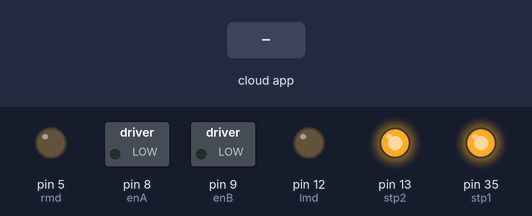
This sketch was run on a simulated Arduino Mega 2560, built with avr-gcc and run on an emulated ATmega2560. On the bench: switched loads named in the sketch (green lamp = pin HIGH), output pins drawn as LEDs (lit = HIGH). The inputs (shaded band) are chosen by the test bench. The ROS host is connected and sends only what is stated; what the sketch prints to the serial monitor is not drawn.

Above: at 1.2 s.
1.3 s: the phone or cloud app sets linear.x to -100
At 2.2 s:
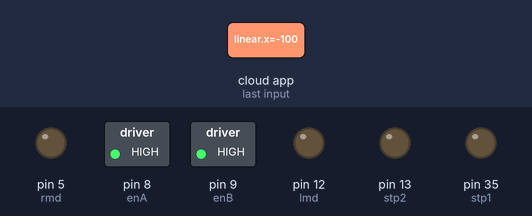
2.8 s: the phone or cloud app sets linear.x to 100
At 3.2 s:
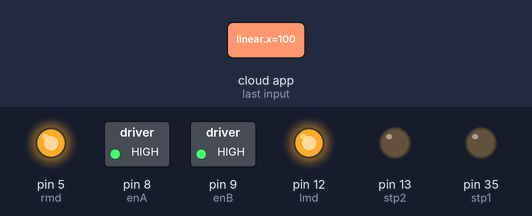
4.3 s: the phone or cloud app sets linear.x to 0
At 4.6 s:
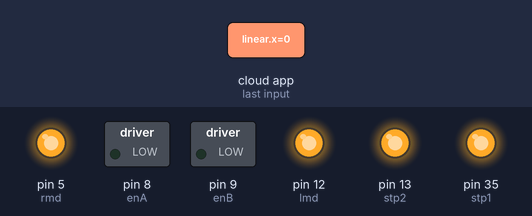
5.8 s: the phone or cloud app sets angular.z to -100
At 6.6 s:
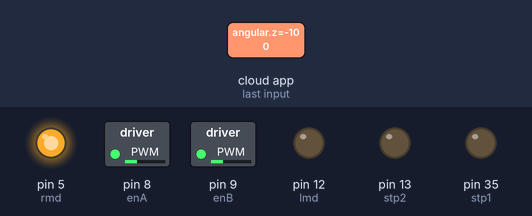
7.3 s: the phone or cloud app sets angular.z to 0
At 7.9 s:
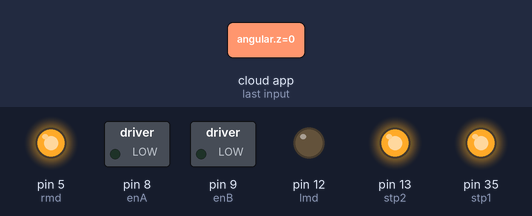
8.8 s: the phone or cloud app sets angular.z to 100
At 9.1 s:
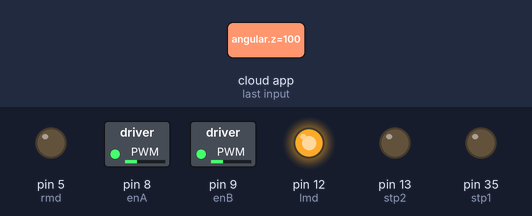
Timing chart, 0 to 11.3 s (numbered marks = the images above; inputs shaded):
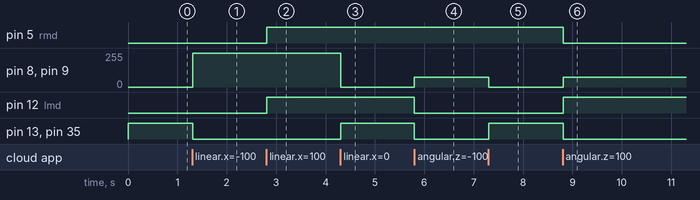

The sketch:

raptor-bigbot-mega-ros.ino
```cpp
/*
    DIY Arduino based RC Transmitter Project
              == Receiver Code ==

  by Dejan Nedelkovski, www.HowToMechatronics.com
  Library: TMRh20/RF24, https://github.com/tmrh20/RF24/
*/
#include <Arduino.h>
#include <SPI.h>
#include <nRF24L01.h>
#include <RF24.h>
#include <printf.h>
#include <ros.h>
#include <std_msgs/String.h>
#include <std_msgs/Int16.h>
#include <geometry_msgs/Twist.h>
#include <ros/time.h>

#define enA 8
#define enB 9
#define rmd 5
#define lmd 12
#define stp1 35
#define stp2 13

ros::NodeHandle  nh;

RF24 radio(10, 53);   // nRF24L01 (CE, CSN)
const byte address[6] = "00001";

unsigned long lastReceiveTime = 0;
unsigned long currentTime = 0;

// Max size of this struct is 32 bytes - NRF24L01 buffer limit
struct Data_Package {
  int j1PotX;
  int j1PotY;
  int j1Button;
};

Data_Package data; //Create a variable with the above structure

float wheel1;
float wheel2;

float wheel1a;
float wheel2a;

float demandx;
float demandz;

unsigned long currentMillis;
unsigned long previousMillis;
int loopTime = 10;

// ** ROS callback & subscriber **

void velCallback(  const geometry_msgs::Twist& vel)
{
     demandx = vel.linear.x;
     demandz = vel.angular.z;

     demandx = constrain(demandx,-1,1);     // try to keep it under control
     demandz = constrain(demandz,-1,1);

     demandx = demandx * 350;
     demandz = demandz * 75;
}

std_msgs::Int16 str_msg;
ros::Subscriber<geometry_msgs::Twist> sub("cmd_vel" , velCallback);     //create a subscriber for ROS cmd_vel topic


void setup() {
  Serial.begin(9600);
  printf_begin();
  Serial.println("RaptorBot");
//  radio.begin();
//  radio.openReadingPipe(0, address);
  //radio.setAutoAck(false);
//  radio.setDataRate(RF24_250KBPS);
//  radio.setPALevel(RF24_PA_LOW);
//  radio.setChannel(124);
//  radio.printDetails();
//  radio.startListening(); //  Set the module as receiver
//  resetData();
  pinMode(rmd, OUTPUT);
  pinMode(lmd, OUTPUT);
  pinMode(enA, OUTPUT);
  pinMode(enB, OUTPUT);
  pinMode(stp1, OUTPUT);
  pinMode(stp2,OUTPUT);
  nh.initNode();              // init ROS
  nh.subscribe(sub);          // subscribe to cmd_vel
}

void loop() {


  // Check whether there is data to be received
//  if (radio.available()) {
//    radio.read(&data, sizeof(Data_Package)); // Read the whole data and store it into the 'data' structure
//  lastReceiveTime = millis(); // At this moment we have received the data

  nh.spinOnce();

  // Check whether we keep receving data, or we have a connection between the two modules
  currentTime = millis();
  if ( currentTime - lastReceiveTime > 1000 ) { // If current time is more then 1 second since we have recived the last data, that means we have lost connection
    resetData(); // If connection is lost, reset the data. It prevents unwanted behavior, for example if a drone has a throttle up and we lose connection, it can keep flying unless we reset the values
  }

        // put data into usable values
//        demandx = map(data.j1PotY, 0, 1023, -100, 100);
//        demandz = map(data.j1PotX, 0, 1023, -65, 65);

        // work out the two values for differential drive of each wheel

        wheel1 = demandx - (demandz);
        wheel2 = demandx + (demandz);

        wheel1 = constrain(wheel1,-255,255);
        wheel2 = constrain(wheel2,-255,255);


        // drive motors


        if (wheel1 > 30) {
          wheel1a = wheel1;
          analogWrite(enA, wheel1a);
          digitalWrite(rmd, HIGH);
          digitalWrite(stp1, LOW);
        }
        else if (wheel1 < -30) {
          wheel1a = wheel1 * -1;
          analogWrite(enA, wheel1a);
          digitalWrite(rmd, LOW);
          digitalWrite(stp1, LOW);
        }
        else {
          wheel1a = 0;
          analogWrite(enA, wheel1a);
          digitalWrite(stp1, HIGH);
        }

        // other motor

        if (wheel2 > 30) {
          wheel2a = wheel2;
          analogWrite(enB, wheel2a);
          digitalWrite(lmd, HIGH);
          digitalWrite(stp2, LOW);
        }
        else if (wheel2 < -30) {
          wheel2a = wheel2 * -1;
          analogWrite(enB, wheel2a);
          digitalWrite(lmd, LOW);
          digitalWrite(stp2, LOW);
        }
        else {
          wheel2a = 0;
          analogWrite(enB, wheel2a);
          digitalWrite(stp2, HIGH);
        }


//  }
  // Print the data in the Serial Monitor
//  Serial.print("j1PotX: ");
//  Serial.print(data.j1PotX);
//  Serial.print("  j1PotY: ");
//  Serial.print(data.j1PotY);
//  Serial.print("  enA: ");
//  Serial.print(wheel1a);
//  Serial.print("  enB: ");
//  Serial.print(wheel2a);
//  Serial.print("  j1Button: ");
//  Serial.println(data.j1Button);

  delay(10);
}

void resetData() {
  // Reset the values when there is no radio connection - Set initial default values
  data.j1PotX = 515;
  data.j1PotY = 523;
  data.j1Button = 1;
}
```

Measured:
- after the input at 1.3 s, pin 8 (enA), pin 9 (enB): 0/255 → 255/255 at once; pin 13 (stp2), pin 35 (stp1): HIGH → LOW at once
- after the input at 2.8 s, pin 5 (rmd), pin 12 (lmd): LOW → HIGH at once
- after the input at 4.3 s, pin 8 (enA), pin 9 (enB): 255/255 → 0/255 at once; pin 13 (stp2), pin 35 (stp1): LOW → HIGH at once
- after the input at 5.8 s, pin 8 (enA), pin 9 (enB): 0/255 → 75/255 at once; pin 12 (lmd), pin 13 (stp2), pin 35 (stp1): HIGH → LOW at once
- after the input at 7.3 s, pin 8 (enA), pin 9 (enB): 75/255 → 0/255 at once; pin 13 (stp2), pin 35 (stp1): LOW → HIGH at once
- after the input at 8.8 s, pin 5 (rmd), pin 13 (stp2), pin 35 (stp1): HIGH → LOW at once; pin 8 (enA), pin 9 (enB): 0/255 → 75/255 at once; pin 12 (lmd): LOW → HIGH at once
